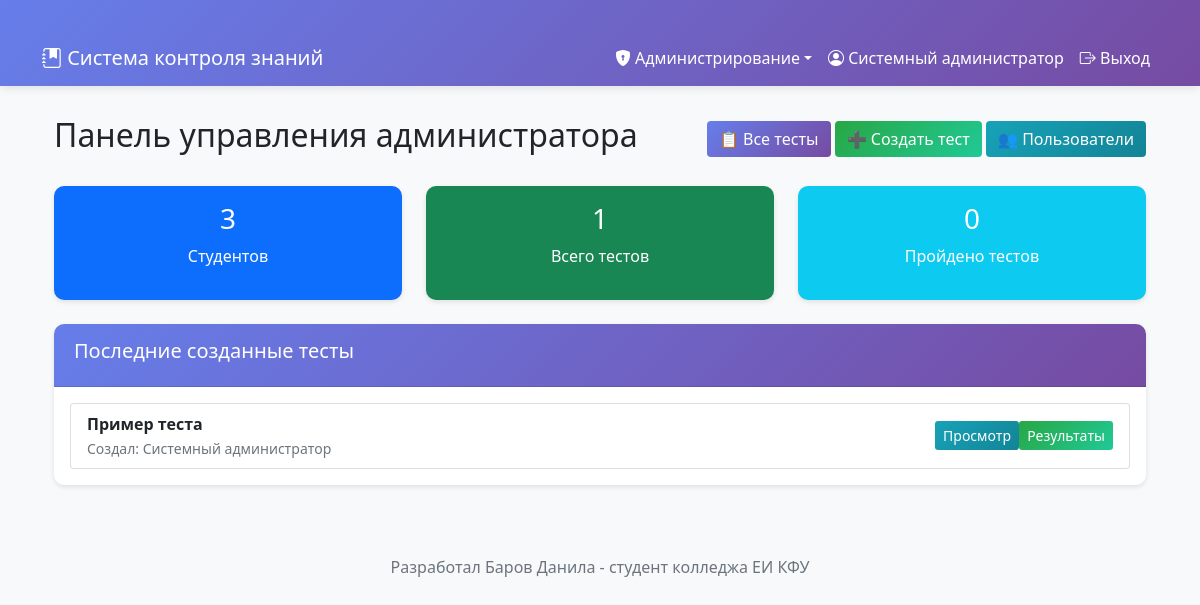
The app's page /admin/dashboard (signed in), older data.
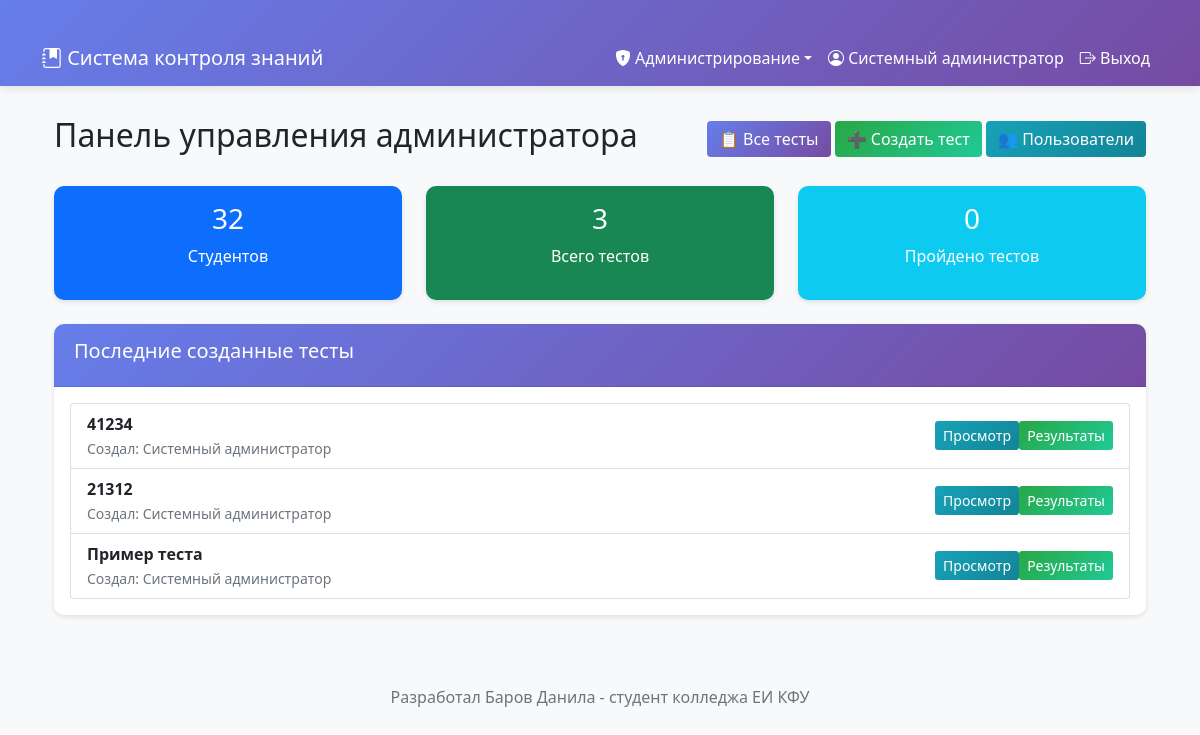
The same page, newer data.
### tables this page shows
CREATE TABLE tests (
                    id INTEGER PRIMARY KEY AUTOINCREMENT,
                    title TEXT NOT NULL,
                    description TEXT,
                    created_by INTEGER NOT NULL,
                    target_groups TEXT,
                    is_active BOOLEAN DEFAULT 1,
                    created_at TIMESTAMP DEFAULT CURRENT_TIMESTAMP,
                    FOREIGN KEY (created_by) REFERENCES users (id)
                );

CREATE TABLE users (
                    id INTEGER PRIMARY KEY AUTOINCREMENT,
                    username TEXT UNIQUE NOT NULL,
                    password TEXT NOT NULL,
                    full_name TEXT NOT NULL,
                    role TEXT NOT NULL,
                    group_name TEXT,
                    created_at TIMESTAMP DEFAULT CURRENT_TIMESTAMP
                );

### app.py (the view)
@app.route('/admin/dashboard')
@login_required
@role_required('admin')
def admin_dashboard():
    with db.get_connection() as conn:
        cursor = conn.cursor()
        cursor.execute("SELECT COUNT(*) FROM users WHERE role='student'")
        students_count = cursor.fetchone()[0]
        cursor.execute("SELECT COUNT(*) FROM tests")
        tests_count = cursor.fetchone()[0]
        cursor.execute("SELECT COUNT(*) FROM test_results")
        results_count = cursor.fetchone()[0]
        cursor.execute('''
            SELECT t.*, u.full_name as creator_name
            FROM tests t
            JOIN users u ON t.created_by = u.id
            ORDER BY t.created_at DESC
            LIMIT 5
        ''')
        recent_tests = cursor.fetchall()
        stats = {
            'students': students_count,
            'tests': tests_count,
            'results': results_count
        }
    return render_template('admin/dashboard.html', stats=stats, recent_tests=recent_tests)

### auth.py (called while the page is built)
def login_required(f):
    @wraps(f)
    def decorated_function(*args, **kwargs):
        if 'user_id' not in session:
            flash('Пожалуйста, авторизуйтесь', 'warning')
            return redirect(url_for('login'))
        return f(*args, **kwargs)
    return decorated_function

def role_required(*roles):
    def decorator(f):
        @wraps(f)
        def decorated_function(*args, **kwargs):
            if 'role' not in session or session['role'] not in roles:
                flash('У вас нет доступа к этой странице', 'danger')
                return redirect(url_for('dashboard'))
            return f(*args, **kwargs)
        return decorated_function
    return decorator

### database.py (called while the page is built)
    @contextmanager
    def get_connection(self):
        conn = sqlite3.connect(self.db_path)
        conn.row_factory = sqlite3.Row
        try:
            yield conn
            conn.commit()
        except Exception as e:
            conn.rollback()
            raise e
        finally:
            conn.close()

### templates/admin/dashboard.html
{% extends "base.html" %}
{% block content %}
<div class="container">
    <div class="d-flex justify-content-between align-items-center mb-4">
        <h2>Панель управления администратора</h2>
        <div>
            <a href="{{ url_for('admin_tests') }}" class="btn btn-primary">📋 Все тесты</a>
            <a href="{{ url_for('admin_create_test') }}" class="btn btn-success">➕ Создать тест</a>
            <a href="{{ url_for('admin_users') }}" class="btn btn-info">👥 Пользователи</a>
        </div>
    </div>
    <div class="row mb-4">
        <div class="col-md-4"><div class="card text-center bg-primary text-white"><div class="card-body"><h3>{{ stats.students }}</h3><p>Студентов</p></div></div></div>
        <div class="col-md-4"><div class="card text-center bg-success text-white"><div class="card-body"><h3>{{ stats.tests }}</h3><p>Всего тестов</p></div></div></div>
        <div class="col-md-4"><div class="card text-center bg-info text-white"><div class="card-body"><h3>{{ stats.results }}</h3><p>Пройдено тестов</p></div></div></div>
    </div>
    <div class="card">
        <div class="card-header"><h5>Последние созданные тесты</h5></div>
        <div class="card-body">
            {% if recent_tests %}
            <div class="list-group">
                {% for test in recent_tests %}
                <div class="list-group-item d-flex justify-content-between align-items-center">
                    <div><strong>{{ test.title }}</strong><br><small class="text-muted">Создал: {{ test.creator_name }}</small></div>
                    <div><a href="{{ url_for('admin_test_details', test_id=test.id) }}" class="btn btn-sm btn-info">Просмотр</a><a href="{{ url_for('admin_test_results', test_id=test.id) }}" class="btn btn-sm btn-success">Результаты</a></div>
                </div>
                {% endfor %}
            </div>
            {% else %}<p class="text-muted">Нет созданных тестов</p>{% endif %}
        </div>
    </div>
</div>
{% endblock %}

Row changes from the older to the newer data that the page shows:
added tests: title "41234", creator_name "Системный администратор"
added tests: title "21312", creator_name "Системный администратор"
Text that changed along with them:
{{ stats.students }}: "3" → "32"
{{ stats.tests }}: "1" → "3"
